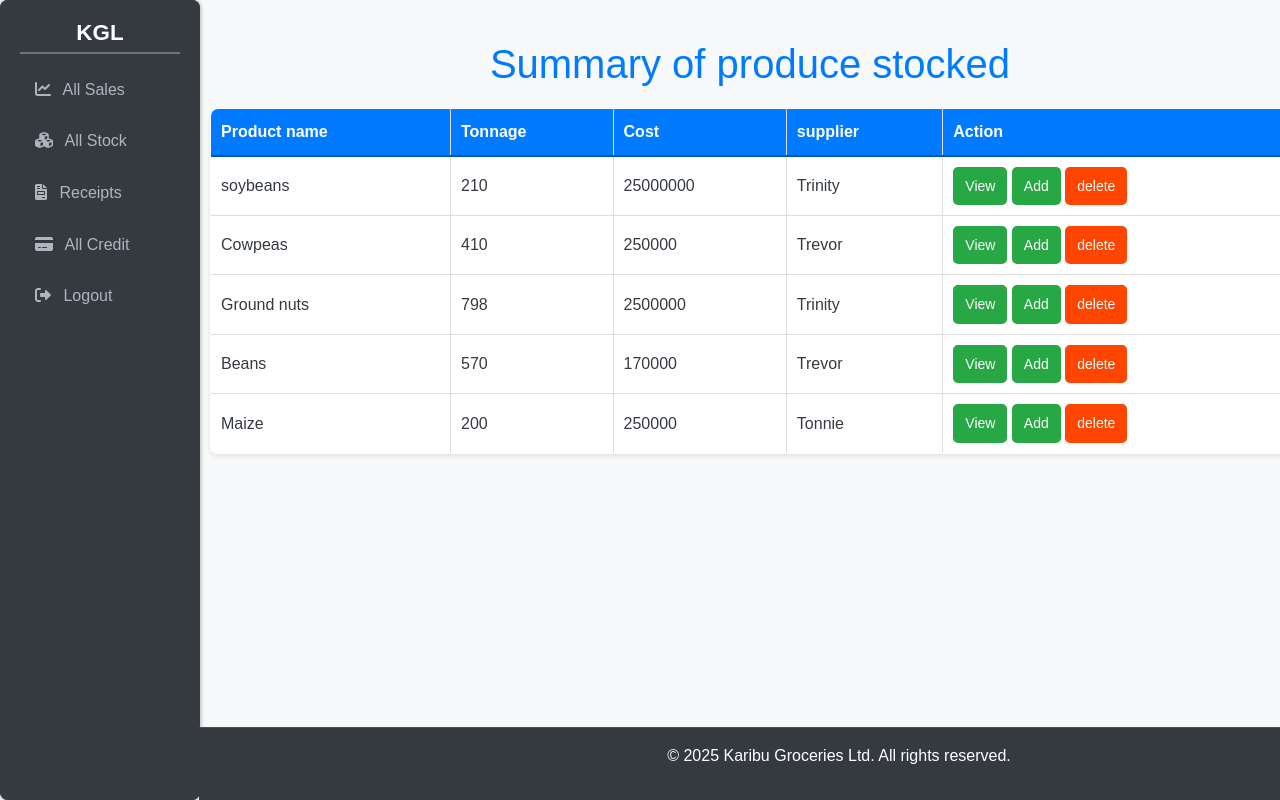
The page /allstock/ on the database its author committed.
### kgl_app/models.py (models this page shows, shortened)
class Stock(models.Model):
    name_of_produce=models.CharField(max_length =255)
    type_of_produce =models.ForeignKey(ProduceType,on_delete=models.CASCADE,null=False,)
    date_and_time_of_produce= models.DateTimeField(auto_now_add =True)
    received_quantity = models.IntegerField(blank=False,null=False,default=0)
    issued_quantity=models.IntegerField(blank=False,null=False,default=0)
    tonnage =models.IntegerField(blank = False,null=False,default=0)
    cost=models.IntegerField(blank =False,default=25)
    name_of_dealer=models.CharField(max_length=255)
    branch=models.ForeignKey(Branch, on_delete=models.CASCADE,null=False,default=0)
    contact=models.CharField(default=20,null=False)
    selling_price=models.IntegerField(null=True,blank=True)
    current_stock =models.IntegerField(null=True,blank=False)

### kgl_app/views.py (the view)
# urls.py: path('allstock/',views.allstock,name='allstock'),
def allstock(request):
    stocks = Stock.objects.all().order_by('-id')
    return render(request, "allstock.html", {'stocks': stocks})

### kgl_app/templates/allstock.html (shortened to what this page needs)
{% extends 'base.html' %}
{% load static %}
    {% block content %}
    <h1>Summary of produce stocked</h1>
    <table border="1">
        <thead>
            <tr>
                <th>Product name</th>
                <th>Tonnage</th>
                <th>Cost</th>
                <th>supplier</th>
                <th>Action</th>
            </tr>
            {% for stock in stocks %}
        </thead>
        <tbody>
            <tr>
                <td>{{ stock.name_of_produce }}</td>
                <td>{{ stock.tonnage }}</td>
                <td>{{ stock.cost }}</td>
                <td>{{ stock.name_of_dealer }}</td>
                <td><a href="{% url 'detail' stock.id %}"><input type="submit" value ="View"></a>
               <a href="{% url 'addstock' stock.id %}"><input type="submit" value="Add" class="add-item-button"></a>
                <a href="{% url 'delete_stock' stock_id=stock.id%}"><input type="submit" value="delete" style="background-color:orangered; color: white;"></a></td>
            </tr>
        </tbody>
        {% endfor %}
    </table>
    {% endblock %}

### kgl_app/templates/base.html (style rules this page uses)
body { background-color: #f8f9fa; display: flex; flex-direction: column; min-height: 100vh; font-family: sans-serif; margin: 0; background-color: #f8f9fa; color: #343a40; line-height: 1.6; }
h1 { margin-bottom: 20px; color: #333; text-align: center; }
table { width: 100%; border-collapse: collapse; margin-bottom: 20px; box-shadow: 0 2px 5px rgba(0, 0, 0, 0.1); border-radius: 8px; overflow: hidden; }
th, td { border: 1px solid #ddd; padding: 12px 15px; text-align: left; }
th { background-color: #f5f5f5; font-weight: bold; color: #555; }
table { width: 100%; border-collapse: collapse; margin-left: 120px; margin-right: 20px; margin-bottom: 30px; box-shadow: 0 4px 8px rgba(0, 0, 0, 0.05); border-radius: 8px; overflow: hidden; border: 1px solid #e0e0e0; background-color: #fff; }
thead { background-color: #f8f9fa; color: #555; border-bottom: 1px solid #ddd; }
th, td { padding: 12px 15px; text-align: left; border-bottom: 1px solid #eee; }
th { font-weight: bold; }
h1 { margin-left: 220px; text-align: left; }
input[type="submit"] { background-color: #135a79; color: white; padding:10px; border: none; border-radius: 5px; cursor: pointer; font-size: 16px; }
h1 { margin-bottom: 20px; color: #333; }
body { font-family: 'Arial', sans-serif; background-color: #f8f9fa; padding: 20px; }
h1 { text-align: center; color: #007bff; margin-bottom: 20px; }
table { width: 100%; border-collapse: collapse; margin-top: 20px; background-color: #fff; box-shadow: 0 2px 5px rgba(0, 0, 0, 0.1); }
thead th { background-color: #007bff; color: white; padding: 10px; text-align: left; border-bottom: 2px solid #0056b3; }
tbody td { padding: 10px; border-bottom: none }
tbody td, thead th { border-right: none; }
input[type="submit"] { background-color: #28a745; color: white; border: none; padding: 8px 12px; text-align: center; text-decoration: none; display: inline-block; font-size: 14px; cursor: pointer; border-radius: 5px; transition: background-color 0.3s ease; }
.add-item-button { background-color: #ffc107; color: #212529; }
tbody td a { text-decoration: none; }

### rows shown on the page
Stock: name_of_produce "soybeans", tonnage "210", cost "25000000", name_of_dealer "Trinity"
Stock: name_of_produce "Cowpeas", tonnage "410", cost "250000", name_of_dealer "Trevor"
Stock: name_of_produce "Ground nuts", tonnage "798", cost "2500000", name_of_dealer "Trinity"
Stock: name_of_produce "Beans", tonnage "570", cost "170000", name_of_dealer "Trevor"
Stock: name_of_produce "Maize", tonnage "200", cost "250000", name_of_dealer "Tonnie"
